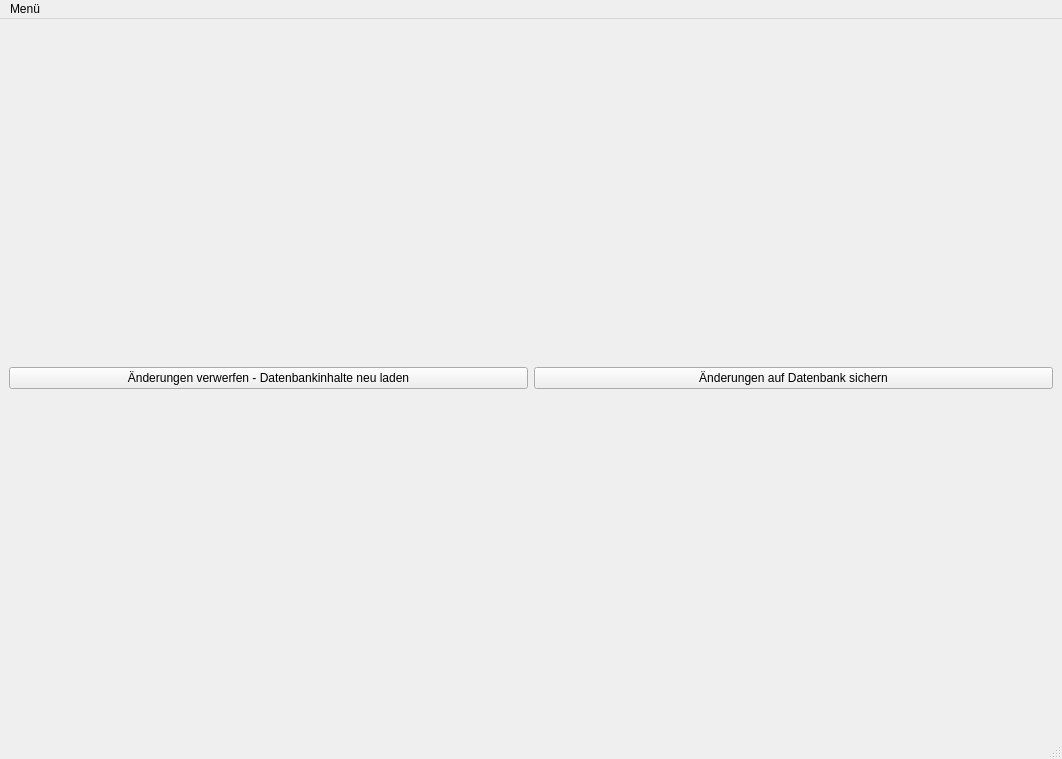
<?xml version="1.0" encoding="UTF-8"?>
<ui version="4.0">
 <class>MainWindow</class>
 <widget class="QMainWindow" name="MainWindow">
  <property name="geometry">
   <rect>
    <x>0</x>
    <y>0</y>
    <width>1062</width>
    <height>759</height>
   </rect>
  </property>
  <property name="windowTitle">
   <string>MainWindow</string>
  </property>
  <widget class="QWidget" name="centralwidget">
   <layout class="QVBoxLayout" name="verticalLayout">
    <item>
     <layout class="QHBoxLayout" name="horizontalLayout_top">
      <item>
       <widget class="QPushButton" name="pushButton_revert_db">
        <property name="text">
         <string>Änderungen verwerfen - Datenbankinhalte neu laden</string>
        </property>
       </widget>
      </item>
      <item>
       <widget class="QPushButton" name="pushButton_save_db">
        <property name="text">
         <string>Änderungen auf Datenbank sichern</string>
        </property>
       </widget>
      </item>
     </layout>
    </item>
    <item>
     <layout class="QHBoxLayout" name="horizontalLayout_main_widget"/>
    </item>
   </layout>
  </widget>
  <widget class="QMenuBar" name="menubar">
   <property name="geometry">
    <rect>
     <x>0</x>
     <y>0</y>
     <width>1062</width>
     <height>26</height>
    </rect>
   </property>
   <widget class="QMenu" name="menuMenu">
    <property name="title">
     <string>Menü</string>
    </property>
    <addaction name="actionStart"/>
    <addaction name="actionSettings"/>
   </widget>
   <addaction name="menuMenu"/>
  </widget>
  <widget class="QStatusBar" name="statusbar"/>
  <action name="actionMain">
   <property name="text">
    <string>Main</string>
   </property>
  </action>
  <action name="actionStart">
   <property name="text">
    <string>Start</string>
   </property>
  </action>
  <action name="actionSettings">
   <property name="text">
    <string>Einstellungen</string>
   </property>
  </action>
  <action name="actionBack">
   <property name="text">
    <string>Back</string>
   </property>
  </action>
  <action name="actionSave">
   <property name="text">
    <string>Save</string>
   </property>
  </action>
 </widget>
 <resources/>
 <connections/>
</ui>
